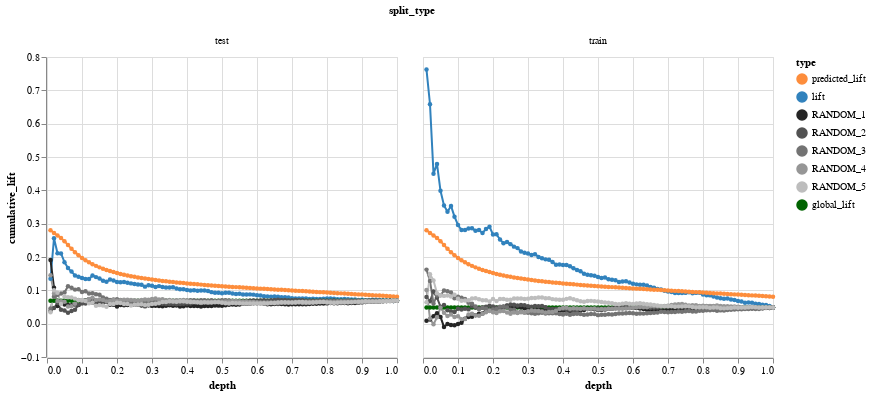

This figure's notebook cell:
### Code cell
color_rules = {
    'predicted_lift' : '#fd8d3c',    
    'lift' : '#3182bd',
    'RANDOM_1' : '#252525',
    'RANDOM_2' : '#525252',
    'RANDOM_3' : '#737373',
    'RANDOM_4' : '#969696',
    'RANDOM_5' : '#bdbdbd',
    #'RANDOM_6' : '#252525',
    #'RANDOM_7' : '#525252',
    #'RANDOM_8' : '#737373',
    #'RANDOM_9' : '#969696',
    #'RANDOM_10' : '#bdbdbd',
    'global_lift' : 'darkgreen',
} 


mask = df_chart['type'].isin(color_rules.keys())
alt.Chart(df_chart[mask]).mark_line(point=alt.OverlayMarkDef(filled=True, size=20)).encode(
    x='depth',
    y='cumulative_lift',
    color=alt.Color(
        'type',
        scale=alt.Scale(
            domain=list(color_rules.keys()),
            range=list(color_rules.values())
        )
    ),
    tooltip=[
        "type",
        alt.Tooltip("cumulative_lift", format="0.2f")
    ]
).properties(
    width=350
).facet(
    column=alt.Column('split_type')
)

### Figure 1 — Vega-Lite specification as saved in the notebook (floating-point values rounded to 4 significant figures; data arrays with more than 128 entries replaced by an {"elided": "..."} marker saying what was removed)
{"config": {"view": {"continuousWidth": 300, "continuousHeight": 300}}, "data": {"name": "data-a9eb800111ea238f01c65a3b073983a6"}, "facet": {"column": {"field": "split_type", "type": "nominal"}}, "spec": {"mark": {"type": "line", "point": {"filled": true, "size": 20}}, "encoding": {"color": {"field": "type", "scale": {"domain": ["predicted_lift", "lift", "RANDOM_1", "RANDOM_2", "RANDOM_3", "RANDOM_4", "RANDOM_5", "global_lift"], "range": ["#fd8d3c", "#3182bd", "#252525", "#525252", "#737373", "#969696", "#bdbdbd", "darkgreen"]}, "type": "nominal"}, "tooltip": [{"field": "type", "type": "nominal"}, {"field": "cumulative_lift", "format": "0.2f", "type": "quantitative"}], "x": {"field": "depth", "type": "quantitative"}, "y": {"field": "cumulative_lift", "type": "quantitative"}}, "width": 350}, "$schema": "https://vega.github.io/schema/vega-lite/v5.15.1.json", "datasets": {"data-a9eb800111ea238f01c65a3b073983a6": {"elided": "1600 records"}}}
